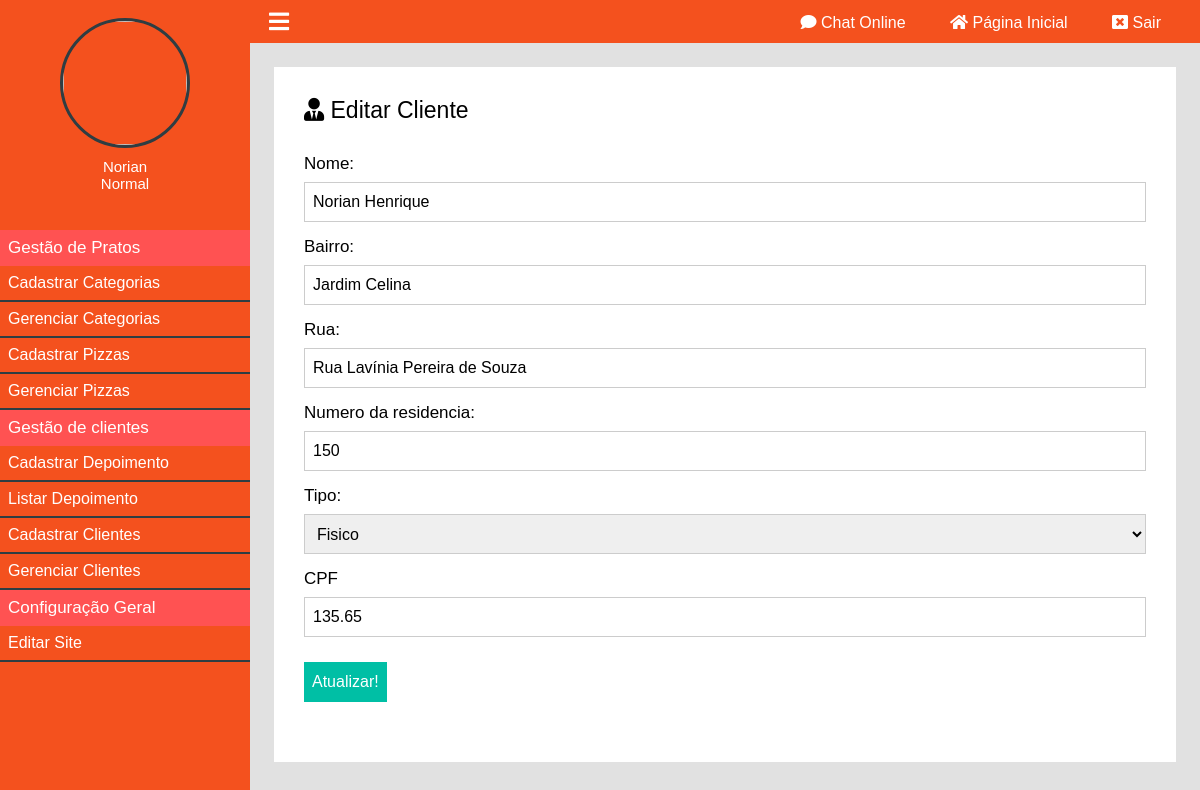
The page /painel/editar-cliente?id=1 (signed in) on the database its author committed.
### classes/MySql.php (called while the page is built)
<?php
	class MySql{
		private static $pdo;
		public static function conectar(){
			if(self::$pdo == null){
				try{
				self::$pdo = new PDO('mysql:host='.HOST.';dbname='.DATABASE,USER,PASSWORD,array(PDO::MYSQL_ATTR_INIT_COMMAND => "SET NAMES utf8"));
				self::$pdo->setAttribute(PDO::ATTR_ERRMODE,PDO::ERRMODE_EXCEPTION);
				}catch(Exception $e){
					echo '<h2>Erro ao conectar</h2>';
				}
			}
			return self::$pdo;
		}
	}
?>

### painel/pages/editar-cliente.php (the view, shortened to what this page needs)
<?php
	if(isset($_GET['id'])){
		$id = (int)$_GET['id'];
		$cliente = Painel::select('tb_admin.clientes','id = ?',array($id));
	}else{
		Painel::alert('erro','Você precisa passar o parametro ID.');
		die();
	}
?>
<div class="box-content">
	<h2><i class="fa fa-user-tie"></i> Editar Cliente</h2>
	<form class="ajax" atualizar method="post" action="<?php echo INCLUDE_PATH_PAINEL ?>ajax/forms.php" enctype="multipart/form-data">
		<div class="form-group">
			<label>Nome:</label>
			<input type="text" name="nome" value="<?php echo $cliente['nome']; ?>">
		</div>
		<div class="form-group">
			<label>Bairro:</label>
			<input type="text" name="bairro" value="<?php echo $cliente['bairro']; ?>">
		</div>
        <div class="form-group">
			<label>Rua:</label>
			<input type="text" name="rua" value="<?php echo $cliente['rua']; ?>">
		</div>
        <div class="form-group">
			<label>Numero da residencia:</label>
			<input type="text" name="nemuro_rua" value="<?php echo $cliente['numero_rua']; ?>">
		</div>
		<div class="form-group">
			<label>Tipo:</label>
			<select name="tipo_cliente">
				<option <?php if($cliente['tipo'] == 'fisico') echo 'selected'; ?> value="fisico">Fisico</option>
			</select>
		</div>
		<?php
			if($cliente['tipo'] == 'fisico'){
		?>
		<div ref="cpf" class="form-group">
			<label>CPF</label>
			<input type="text" name="cpf" value="<?php echo $cliente['cpf_cnpj']; ?>" />
		</div>
		<?php } ?>
		<div class="form-group">
			<input type="submit" name="acao" value="Atualizar!">
		</div>
	</form>

### painel/css/style.css (style rules this page uses)
* { margin: 0; padding: 0; box-sizing: border-box; font-family: 'Montserrat', sans-serif; }
input[type=text], input[type=button], input[type=submit], input[type=password], textarea { -webkit-appearance: none; border-radius: 0; }
html,body { height: 100%; background: rgb(225,225,225); }
body { overflow-x: hidden; }
.box-content { background: white; padding: 30px; margin-bottom: 25px; }
.box-content h2 { font-weight: 300; font-size: 23px; }
.box-content form { margin:30px 0; }
.box-content form label { font-size: 17px; font-weight: 300; color: black; display: block; }
.box-content .form-group { margin:15px 0; }
.box-content form input[type=text], .box-content form input[type=password], .box-content form input[type=number] { margin-top:8px; font-size: 16px; font-weight: normal; color: black; width: 100%; height: 40px; border: 1px solid #ccc; padding-left: 8px; }
.box-content form select { margin-top:8px; font-size: 16px; font-weight: normal; color: black; width: 100%; height: 40px; border: 1px solid #ccc; padding-left: 8px; }
.box-content form input[type=submit] { width: auto; height: 40px; padding:3px 8px; cursor: pointer; margin-top: 10px; font-size: 16px; background: #00bfa5; color: white; border: 0; }

### rows shown on the page
tb_admin.clientes: nome "Norian Henrique", bairro "Jardim Celina", rua "Rua Lavínia Pereira de Souza", nemuro_rua "150", tipo_cliente "Fisico", cpf "135.65"

### other values the page prints
$_SESSION['nome'] "Norian"
pegaCargo($_SESSION['cargo']) "Normal"
